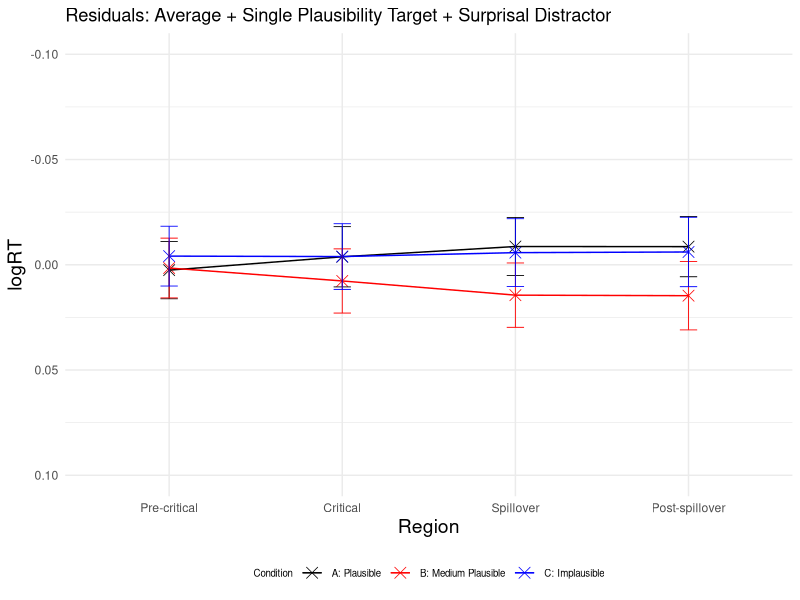
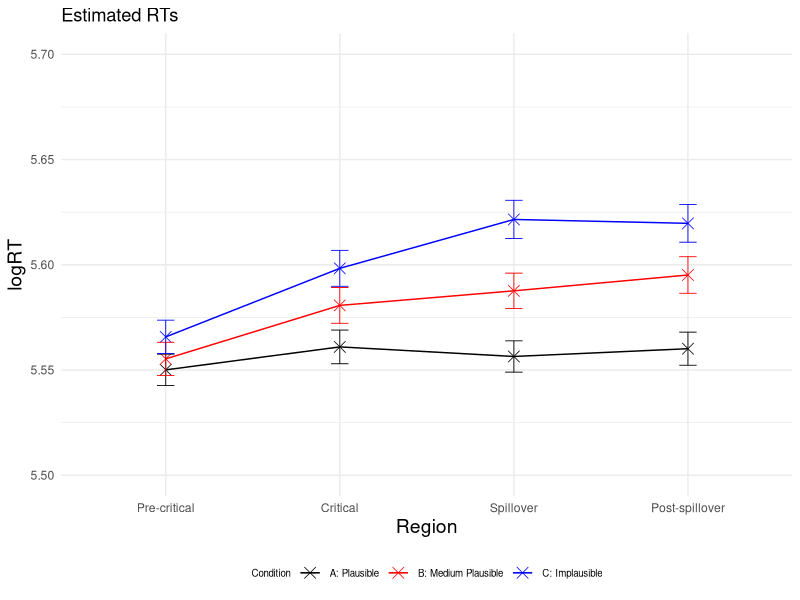
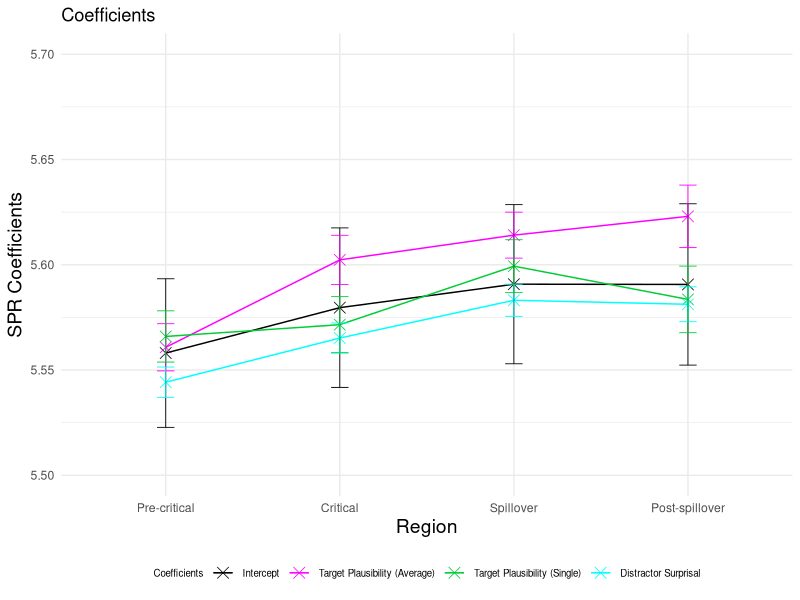
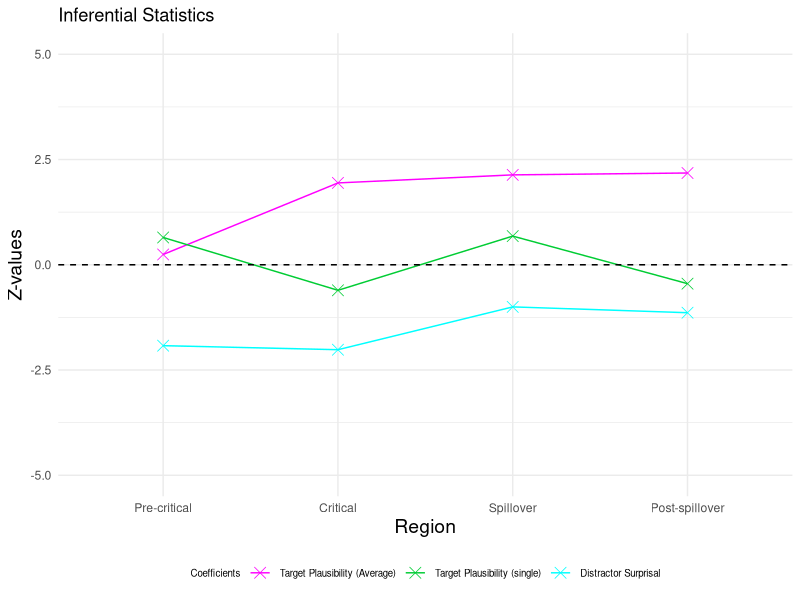
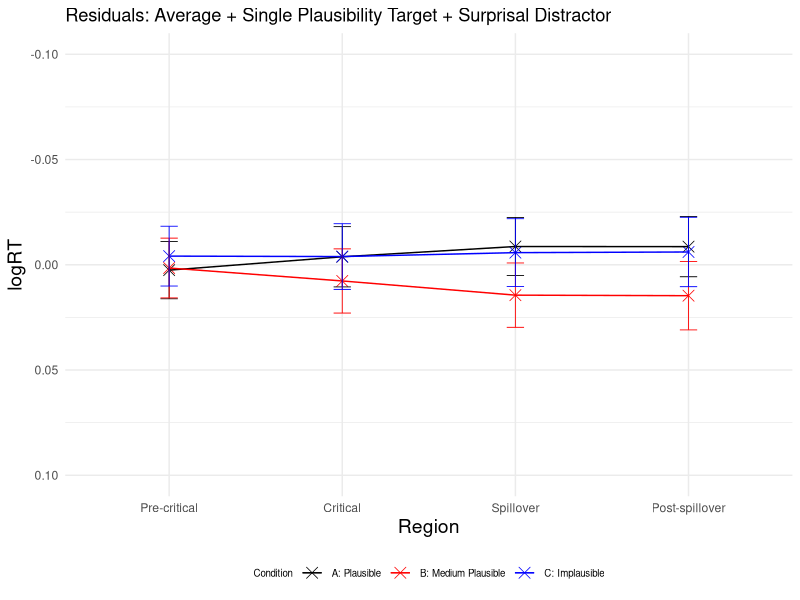
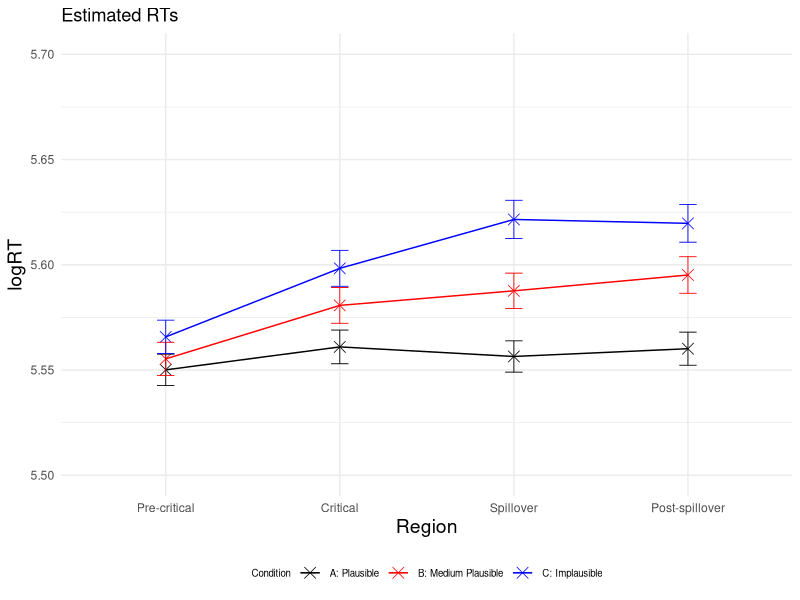
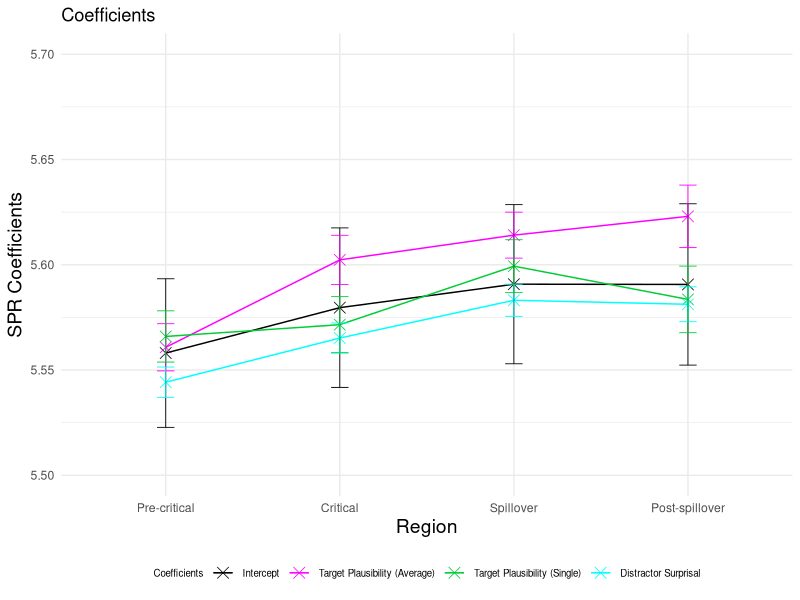
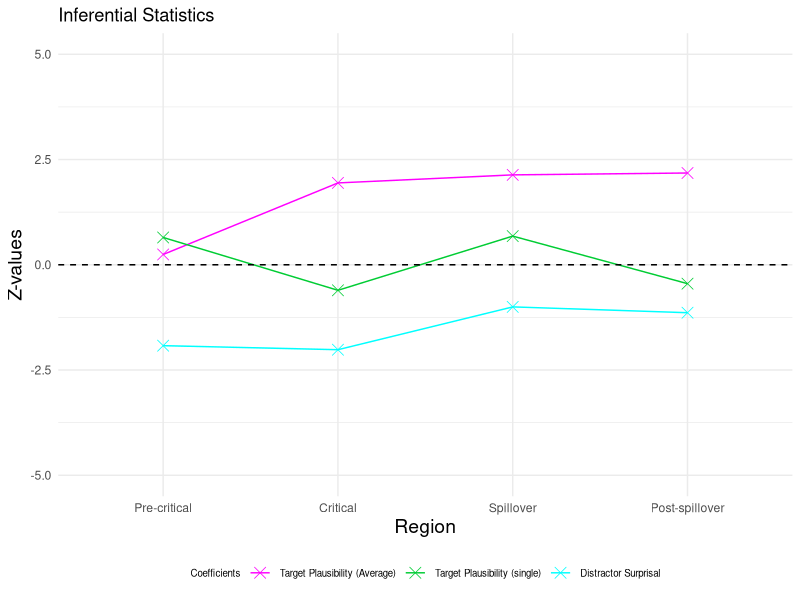

Write R code to recreate these figures, in order.
### LMER ###
# load lme4 package
library(lme4)
library(lmerTest)
library(dplyr)
library(ggplot2)

setwd("~/Downloads/Master_Thesis/3_SPR_Study/Results_Plaus_avg_and_SPR_single/")
GP6 <- read.csv("GP6SPR_processed.csv")

residuals <- data.frame(
  Region = character(0),
  Condition = character(0),
  Residual = numeric(0),
  SE_Residual = numeric(0)
)

logRT_estimated <- data.frame(
  Region = character(0),
  Condition = character(0),
  Estimated_logRT = numeric(0),
  SE_Estimated = numeric(0)
)

p_values <- data.frame(
  Region = character(0),
  p_value_plausibility_target_plaus = numeric(0),
  p_value_plausibility_target_spr = numeric(0),
  p_value_surprisal_distractor = numeric(0)
)

SPR_coefficients <- data.frame(
  Region = character(0),
  Estimate = character(0),
  Estimate_value = numeric(0),
  Estimate_error = numeric(0),
  Z_value = numeric(0)
)


regions <- c("Pre-critical", "Critical", "Spillover", "Post-spillover") 
conditions <- c("A", "B", "C") 

for (region in regions) 
{
  # Precritical region
  region_subset <- subset(GP6, Region == region)
  
  # standardise predictors (use average plausibility ratings per item and condition from plausibility norming study here)
  region_subset$scaled_Plaus_per_region_plaus <- scale(region_subset$Plaus_target_avg) #avg plaus ratings from pretest
  region_subset$scaled_Plaus_per_region_spr <- scale(region_subset$SPR_Plaus_Rating) #single plaus ratings from SPR study
  region_subset$scaled_Surprisaldist_per_region <- scale(region_subset$Surprisal_distractor) #surprisal predictor
  # invert predictors plausibility
  region_subset$inverted_scaled_Plaus_per_region_plaus <- (region_subset$scaled_Plaus_per_region_plaus) * (-1)
  region_subset$inverted_scaled_Plaus_per_region_spr <- (region_subset$scaled_Plaus_per_region_spr) * (-1)
  #log transform reading times
  region_subset$logRT_per_region <- log(region_subset$ReadingTime)
  
  
  # define and run the linear mixed-effects regression model for the precritical region 
  model_per_region <- lmerTest::lmer(logRT_per_region ~ inverted_scaled_Plaus_per_region_plaus + inverted_scaled_Plaus_per_region_spr + scaled_Surprisaldist_per_region + 
                                       (1 + inverted_scaled_Plaus_per_region_plaus + inverted_scaled_Plaus_per_region_spr + scaled_Surprisaldist_per_region | Subject) + 
                                       (1 + inverted_scaled_Plaus_per_region_plaus + inverted_scaled_Plaus_per_region_spr + scaled_Surprisaldist_per_region | Item), data = region_subset)
  
  # print the summary of the model
  summary_per_region <- summary(model_per_region)
  print(summary_per_region)
  
  # calculate p-values
  p_values_per_region <- summary_per_region$coefficients[, "Pr(>|t|)"]
  new_row_p_value <- data.frame(Region = region, 
                                p_value_plausibility_target_plaus = p_values_per_region[2], 
                                p_value_plausibility_target_spr = p_values_per_region[3],
                                p_value_surprisal_distractor = p_values_per_region[4])
  p_values <- rbind(p_values, new_row_p_value)
  
  # extract intercept and coefficients added to intercept
  coefficients_per_region <- summary_per_region$coefficients
  intercept <- coefficients_per_region["(Intercept)", 1]
  plaus_target_coeff <- coefficients_per_region["(Intercept)", 1] + coefficients_per_region["inverted_scaled_Plaus_per_region_plaus", 1]
  spr_target_coeff <- coefficients_per_region["(Intercept)", 1] + coefficients_per_region["inverted_scaled_Plaus_per_region_spr", 1]
  surprisal_distractor_coeff <- coefficients_per_region["(Intercept)", 1] + coefficients_per_region["scaled_Surprisaldist_per_region", 1]
  
  # add error bars for coefficients and intercept
  new_row_coefficient <- data.frame(Region = region, 
                                    Estimate = "Intercept", 
                                    Estimate_value = intercept, 
                                    Estimate_error = coefficients_per_region["(Intercept)", 2],
                                    Z_value = 0)
  SPR_coefficients <- rbind(SPR_coefficients, new_row_coefficient)
  
  new_row_coefficient <- data.frame(Region = region,
                                    Estimate = "Plausability_Plaus_Avg",
                                    Estimate_value = plaus_target_coeff,
                                    Estimate_error = coefficients_per_region["inverted_scaled_Plaus_per_region_plaus", 2],
                                    Z_value = coefficients_per_region["inverted_scaled_Plaus_per_region_plaus", 1] / coefficients_per_region["inverted_scaled_Plaus_per_region_plaus", 2])
  SPR_coefficients <- rbind(SPR_coefficients, new_row_coefficient)
  
  new_row_coefficient <- data.frame(Region = region,
                                    Estimate = "Surprisal", 
                                    Estimate_value = surprisal_distractor_coeff, 
                                    Estimate_error = coefficients_per_region["scaled_Surprisaldist_per_region", 2],
                                    Z_value = coefficients_per_region["scaled_Surprisaldist_per_region", 1] / coefficients_per_region["scaled_Surprisaldist_per_region", 2])
  SPR_coefficients <- rbind(SPR_coefficients, new_row_coefficient)
  
  new_row_coefficient <- data.frame(Region = region,
                                    Estimate = "Plausibility_SPR_Single", 
                                    Estimate_value = spr_target_coeff, 
                                    Estimate_error = coefficients_per_region["inverted_scaled_Plaus_per_region_spr", 2],
                                    Z_value = coefficients_per_region["inverted_scaled_Plaus_per_region_spr", 1] / coefficients_per_region["inverted_scaled_Plaus_per_region_spr", 2])
  SPR_coefficients <- rbind(SPR_coefficients, new_row_coefficient)
  
  for (condition in conditions)
  {
    #####predict condition A, precritical#####
    region_per_condition <- subset(region_subset, Condition == condition)
    region_per_condition$region_per_condition_Predicted <- predict(model_per_region, newdata = region_per_condition,  type = "response")
    
    # calculate residuals
    Residual_region_per_condition <- mean(region_per_condition$logRT_per_region) - mean(region_per_condition$region_per_condition_Predicted)
    Residual_region_per_condition
    # observed RT for condition A precritical
    region_per_condition_logRT_observed <- mean(region_per_condition$logRT_per_region)
    # if (condition == "C") 
    #  {
    #  print(region_per_condition_logRT_observed)
    # }
    # estimated RT for condition A precritical
    region_per_condition_logRT_estimated <- mean(region_per_condition$region_per_condition_Predicted)
    region_per_condition_logRT_estimated
    
    # calculate standard error for residuals
    SE_residuals_region_per_condition <- sqrt(sd(region_per_condition$logRT_per_region, na.rm = TRUE)^2/length(region_per_condition$logRT_per_region) + sd(region_per_condition$region_per_condition_Predicted, na.rm = TRUE)^2/length(region_per_condition$region_per_condition_Predicted))
    
    new_row_residuals <- data.frame(Region = region, Condition = condition, Residual = Residual_region_per_condition, SE_Residual = SE_residuals_region_per_condition)
    residuals <- rbind(residuals, new_row_residuals)
    
    # calculate standard error for logRT estimated
    ##
    SE_estimated_region_per_condition <- sd(region_per_condition$region_per_condition_Predicted, na.rm = TRUE) / sqrt(length(region_per_condition$region_per_condition_Predicted)) 
    
    new_row_logRT_estimated <- data.frame(Region = region, Condition = condition, Estimated_logRT = region_per_condition_logRT_estimated, SE_Estimated = SE_estimated_region_per_condition)
    logRT_estimated <- rbind(logRT_estimated, new_row_logRT_estimated)
  }
}

# plot residuals
# Create a line plot 
p <- ggplot(residuals, aes(x = factor(Region, levels = c("Pre-critical", "Critical", "Spillover", "Post-spillover")), 
                           y = Residual, color = Condition, group = Condition)) + geom_point(shape = 4, size = 3.5, stroke = 0.4) + geom_line(linewidth=0.5) + ylim (0.10, -0.10)
p <- p + theme_minimal() + geom_errorbar(aes(ymin=Residual-SE_Residual, ymax=Residual+SE_Residual), width=.1, size=0.3) 
p <- p + scale_color_manual(name="Condition", labels=c("A: Plausible", "B: Medium Plausible", "C: Implausible"), values=c("#000000", "#FF0000", "#0000FF"))
p <- p + labs(x="Region", y="logRT", title = "Residuals: Average + Single Plausibility Target + Surprisal Distractor") 
p <- p + theme(legend.position="bottom", legend.text=element_text(size=7), legend.title=element_text(size=7), axis.title.x = element_text(size = 14), axis.title.y = element_text(size = 14)) 
p 
ggsave("Residuals_Plot.pdf", p, width=4, height=4)


# plot estimated logRTs
# Create a line plot 
p <- ggplot(logRT_estimated, aes(x = factor(Region, levels = c("Pre-critical", "Critical", "Spillover", "Post-spillover")), 
                                 y = Estimated_logRT, color = Condition, group = Condition)) + geom_point(shape = 4, size = 3.5, stroke = 0.4) + geom_line(linewidth=0.5) + ylim (5.5, 5.7)
p <- p + theme_minimal() + geom_errorbar(aes(ymin=Estimated_logRT-SE_Estimated, ymax=Estimated_logRT+SE_Estimated), width=.1, size=0.3) 
p <- p + scale_color_manual(name="Condition", labels=c("A: Plausible", "B: Medium Plausible", "C: Implausible"), values=c("#000000", "#FF0000", "#0000FF"))
p <- p + labs(x="Region", y="logRT", title = "Estimated RTs") 
p <- p + theme(legend.position="bottom", legend.text=element_text(size=7), legend.title=element_text(size=7), axis.title.x = element_text(size = 14), axis.title.y = element_text(size = 14)) 
p 
ggsave("Estimated_RTs_Plot.pdf", p, width=4, height=4)

# plot intercept and coefficients added to intercept
p <- ggplot(SPR_coefficients, aes(x = factor(Region, levels = c("Pre-critical", "Critical", "Spillover", "Post-spillover")), 
                                  y = Estimate_value, color = Estimate, group = Estimate)) + geom_point(shape = 4, size = 3.5, stroke = 0.4) + geom_line(linewidth=0.5) + ylim (5.5, 5.7)
p <- p + theme_minimal() + geom_errorbar(aes(ymin=Estimate_value-Estimate_error, ymax=Estimate_value+Estimate_error), width=.1, size=0.3) 
p <- p + scale_color_manual(name="Coefficients", labels=c("Intercept", "Target Plausibility (Average)", "Target Plausibility (Single)", "Distractor Surprisal"), values=c("#000000", "#FF00FF", "#00CC33", "#00FFFF"))
p <- p + labs(x="Region", y="SPR Coefficients", title = "Coefficients") 
p <- p + theme(legend.position="bottom", legend.text=element_text(size=7), legend.title=element_text(size=7), axis.title.x = element_text(size = 14), axis.title.y = element_text(size = 14)) 
p 
ggsave("Intercept_Coefficients_Plot.pdf", p, width=4, height=4)


# plot effect sizes (z-vaues)
Effect_sizes <- subset(SPR_coefficients, Estimate != 'Intercept')

p <- ggplot(Effect_sizes, aes(x = factor(Region, levels = c("Pre-critical", "Critical", "Spillover", "Post-spillover")), 
                              y = Z_value, color = Estimate, group = Estimate)) + geom_point(shape = 4, size = 3.5, stroke = 0.4) + geom_line(linewidth=0.5) + ylim (-5, 5)
p <- p + geom_hline(yintercept=0, linetype=2)
p <- p + theme_minimal()
p <- p + scale_color_manual(name="Coefficients", labels=c( "Target Plausibility (Average)", "Target Plausibility (single)", "Distractor Surprisal"), values=c("#FF00FF", "#00CC33", "#00FFFF"))
p <- p + labs(x="Region", y="Z-values", title = "Inferential Statistics") 
p <- p + theme(legend.position="bottom", legend.text=element_text(size=7), legend.title=element_text(size=7), axis.title.x = element_text(size = 14), axis.title.y = element_text(size = 14)) 
p 
ggsave("Z_values_Plot.pdf", p, width=4, height=4)
